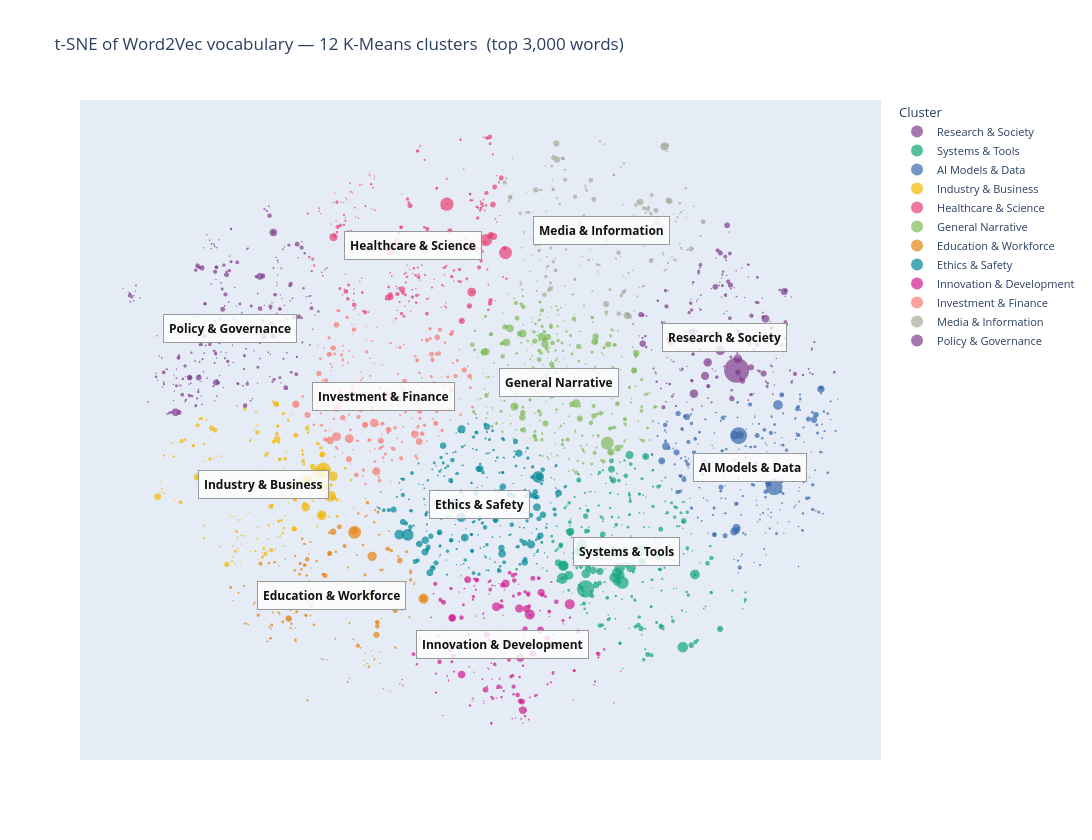

Write notebook code for a chart like this one.
### Markdown cell above
## 3.4 Interactive Plot

Each point is one vocabulary word.
**Size** scales with token frequency — larger dots are the most common terms in the corpus.
**Colour** represents the K-Means cluster.
Hover any point to see the word and its raw frequency count.

### Code cell
# --- Build top-words lookup per cluster ---
cluster_top_words = {}
cluster_word_sets = {}
for cid in sorted(np.unique(labels)):
    idx_sorted = sorted(np.where(labels == cid)[0], key=lambda i: freqs[i], reverse=True)
    cluster_top_words[cid] = [words_sorted[i] for i in idx_sorted[:3]]
    cluster_word_sets[cid]  = set(words_sorted[i] for i in np.where(labels == cid)[0])

# --- Auto-assign theme names via anchor-word matching ---
# Each cluster gets the theme whose anchors overlap most with its vocabulary.
# Each theme is assigned at most once (greedy best-match).
assigned_themes = {}
used_themes     = set()
scores = {
    cid: {
        # Normalize by anchor count so small clusters aren't penalised vs. large ones
        theme: len(cluster_word_sets[cid] & set(anchors)) / len(anchors)
        for theme, anchors in THEME_ANCHORS.items()
    }
    for cid in sorted(np.unique(labels))
}
all_pairs = sorted(
    [(cid, theme) for cid in scores for theme in scores[cid]],
    key=lambda p: scores[p[0]][p[1]], reverse=True
)
for cid, theme in all_pairs:
    if cid not in assigned_themes and theme not in used_themes:
        assigned_themes[cid] = theme
        used_themes.add(theme)
for cid in sorted(np.unique(labels)):
    if cid not in assigned_themes:
        assigned_themes[cid] = ' / '.join(cluster_top_words[cid])

print("Auto-assigned cluster names:")
for cid, name in sorted(assigned_themes.items()):
    print(f"  Cluster {cid}: {name}  (top words: {', '.join(cluster_top_words[cid])})")

def _cluster_label(cid):
    return assigned_themes[cid]

# Centroid coordinates in t-SNE space
centroids = {
    cid: (coords[labels == cid, 0].mean(), coords[labels == cid, 1].mean())
    for cid in sorted(np.unique(labels))
}

df_viz = pd.DataFrame({
    'x'      : coords[:, 0],
    'y'      : coords[:, 1],
    'word'   : words_sorted,
    'cluster': [_cluster_label(l) for l in labels],
    'freq'   : freqs,
})

fig = px.scatter(
    df_viz,
    x='x', y='y',
    color='cluster',
    hover_name='word',
    hover_data={'freq': ':,', 'cluster': True, 'x': False, 'y': False},
    size='freq',
    size_max=25,
    opacity=0.70,
    title=f't-SNE of Word2Vec vocabulary — {N_CLUSTERS} K-Means clusters  (top {TOP_N:,} words)',
    width=1200,
    height=840,
    color_discrete_sequence=px.colors.qualitative.Bold,
)
fig.update_traces(marker=dict(line=dict(width=0)))

# Centroid label boxes — cluster name
for cid, (cx, cy) in centroids.items():
    fig.add_annotation(
        x=cx, y=cy,
        text=f'<b>{_cluster_label(cid)}</b>',
        showarrow=False,
        font=dict(size=12, color='#111'),
        bgcolor='rgba(255,255,255,0.82)',
        bordercolor='#999',
        borderwidth=1,
        borderpad=5,
    )

fig.update_layout(
    legend_title_text='Cluster',
    legend=dict(font=dict(size=11)),
    xaxis=dict(showticklabels=False, title='', showgrid=False, zeroline=False),
    yaxis=dict(showticklabels=False, title='', showgrid=False, zeroline=False),
)
fig.show()

### Figure 1 — Plotly figure (JSON) as saved in the notebook; plotly's stock layout.template omitted (floating-point values rounded to 4 significant figures; data arrays with more than 128 entries replaced by an {"elided": "..."} marker saying what was removed)
{"data": [{"customdata": {"elided": "208x2 mixed values"}, "hovertemplate": "<b>%{hovertext}</b><br><br>cluster=%{customdata[1]}<br>freq=%{customdata[0]:,}<extra></extra>", "hovertext": {"elided": "208 str values"}, "legendgroup": "Research & Society", "marker": {"color": "rgb(127, 60, 141)", "line": {"width": 0}, "opacity": 0.7, "size": {"elided": "208 int values"}, "sizemode": "area", "sizeref": 262.2, "symbol": "circle"}, "mode": "markers", "name": "Research & Society", "showlegend": true, "type": "scattergl", "x": {"elided": "208 float values"}, "xaxis": "x", "y": {"elided": "208 float values"}, "yaxis": "y"}, {"customdata": {"elided": "296x2 mixed values"}, "hovertemplate": "<b>%{hovertext}</b><br><br>cluster=%{customdata[1]}<br>freq=%{customdata[0]:,}<extra></extra>", "hovertext": {"elided": "296 str values"}, "legendgroup": "Systems & Tools", "marker": {"color": "rgb(17, 165, 121)", "line": {"width": 0}, "opacity": 0.7, "size": {"elided": "296 int values"}, "sizemode": "area", "sizeref": 262.2, "symbol": "circle"}, "mode": "markers", "name": "Systems & Tools", "showlegend": true, "type": "scattergl", "x": {"elided": "296 float values"}, "xaxis": "x", "y": {"elided": "296 float values"}, "yaxis": "y"}, {"customdata": {"elided": "272x2 mixed values"}, "hovertemplate": "<b>%{hovertext}</b><br><br>cluster=%{customdata[1]}<br>freq=%{customdata[0]:,}<extra></extra>", "hovertext": {"elided": "272 str values"}, "legendgroup": "AI Models & Data", "marker": {"color": "rgb(57, 105, 172)", "line": {"width": 0}, "opacity": 0.7, "size": {"elided": "272 int values"}, "sizemode": "area", "sizeref": 262.2, "symbol": "circle"}, "mode": "markers", "name": "AI Models & Data", "showlegend": true, "type": "scattergl", "x": {"elided": "272 float values"}, "xaxis": "x", "y": {"elided": "272 float values"}, "yaxis": "y"}, {"customdata": {"elided": "192x2 mixed values"}, "hovertemplate": "<b>%{hovertext}</b><br><br>cluster=%{customdata[1]}<br>freq=%{customdata[0]:,}<extra></extra>", "hovertext": {"elided": "192 str values"}, "legendgroup": "Industry & Business", "marker": {"color": "rgb(242, 183, 1)", "line": {"width": 0}, "opacity": 0.7, "size": {"elided": "192 int values"}, "sizemode": "area", "sizeref": 262.2, "symbol": "circle"}, "mode": "markers", "name": "Industry & Business", "showlegend": true, "type": "scattergl", "x": {"elided": "192 float values"}, "xaxis": "x", "y": {"elided": "192 float values"}, "yaxis": "y"}, {"customdata": {"elided": "257x2 mixed values"}, "hovertemplate": "<b>%{hovertext}</b><br><br>cluster=%{customdata[1]}<br>freq=%{customdata[0]:,}<extra></extra>", "hovertext": {"elided": "257 str values"}, "legendgroup": "Healthcare & Science", "marker": {"color": "rgb(231, 63, 116)", "line": {"width": 0}, "opacity": 0.7, "size": {"elided": "257 int values"}, "sizemode": "area", "sizeref": 262.2, "symbol": "circle"}, "mode": "markers", "name": "Healthcare & Science", "showlegend": true, "type": "scattergl", "x": {"elided": "257 float values"}, "xaxis": "x", "y": {"elided": "257 float values"}, "yaxis": "y"}, {"customdata": {"elided": "351x2 mixed values"}, "hovertemplate": "<b>%{hovertext}</b><br><br>cluster=%{customdata[1]}<br>freq=%{customdata[0]:,}<extra></extra>", "hovertext": {"elided": "351 str values"}, "legendgroup": "General Narrative", "marker": {"color": "rgb(128, 186, 90)", "line": {"width": 0}, "opacity": 0.7, "size": {"elided": "351 int values"}, "sizemode": "area", "sizeref": 262.2, "symbol": "circle"}, "mode": "markers", "name": "General Narrative", "showlegend": true, "type": "scattergl", "x": {"elided": "351 float values"}, "xaxis": "x", "y": {"elided": "351 float values"}, "yaxis": "y"}, {"customdata": {"elided": "180x2 mixed values"}, "hovertemplate": "<b>%{hovertext}</b><br><br>cluster=%{customdata[1]}<br>freq=%{customdata[0]:,}<extra></extra>", "hovertext": {"elided": "180 str values"}, "legendgroup": "Education & Workforce", "marker": {"color": "rgb(230, 131, 16)", "line": {"width": 0}, "opacity": 0.7, "size": {"elided": "180 int values"}, "sizemode": "area", "sizeref": 262.2, "symbol": "circle"}, "mode": "markers", "name": "Education & Workforce", "showlegend": true, "type": "scattergl", "x": {"elided": "180 float values"}, "xaxis": "x", "y": {"elided": "180 float values"}, "yaxis": "y"}, {"customdata": {"elided": "299x2 mixed values"}, "hovertemplate": "<b>%{hovertext}</b><br><br>cluster=%{customdata[1]}<br>freq=%{customdata[0]:,}<extra></extra>", "hovertext": {"elided": "299 str values"}, "legendgroup": "Ethics & Safety", "marker": {"color": "rgb(0, 134, 149)", "line": {"width": 0}, "opacity": 0.7, "size": {"elided": "299 int values"}, "sizemode": "area", "sizeref": 262.2, "symbol": "circle"}, "mode": "markers", "name": "Ethics & Safety", "showlegend": true, "type": "scattergl", "x": {"elided": "299 float values"}, "xaxis": "x", "y": {"elided": "299 float values"}, "yaxis": "y"}, {"customdata": {"elided": "200x2 mixed values"}, "hovertemplate": "<b>%{hovertext}</b><br><br>cluster=%{customdata[1]}<br>freq=%{customdata[0]:,}<extra></extra>", "hovertext": {"elided": "200 str values"}, "legendgroup": "Innovation & Development", "marker": {"color": "rgb(207, 28, 144)", "line": {"width": 0}, "opacity": 0.7, "size": {"elided": "200 int values"}, "sizemode": "area", "sizeref": 262.2, "symbol": "circle"}, "mode": "markers", "name": "Innovation & Development", "showlegend": true, "type": "scattergl", "x": {"elided": "200 float values"}, "xaxis": "x", "y": {"elided": "200 float values"}, "yaxis": "y"}, {"customdata": {"elided": "262x2 mixed values"}, "hovertemplate": "<b>%{hovertext}</b><br><br>cluster=%{customdata[1]}<br>freq=%{customdata[0]:,}<extra></extra>", "hovertext": {"elided": "262 str values"}, "legendgroup": "Investment & Finance", "marker": {"color": "rgb(249, 123, 114)", "line": {"width": 0}, "opacity": 0.7, "size": {"elided": "262 int values"}, "sizemode": "area", "sizeref": 262.2, "symbol": "circle"}, "mode": "markers", "name": "Investment & Finance", "showlegend": true, "type": "scattergl", "x": {"elided": "262 float values"}, "xaxis": "x", "y": {"elided": "262 float values"}, "yaxis": "y"}, {"customdata": {"elided": "211x2 mixed values"}, "hovertemplate": "<b>%{hovertext}</b><br><br>cluster=%{customdata[1]}<br>freq=%{customdata[0]:,}<extra></extra>", "hovertext": {"elided": "211 str values"}, "legendgroup": "Media & Information", "marker": {"color": "rgb(165, 170, 153)", "line": {"width": 0}, "opacity": 0.7, "size": {"elided": "211 int values"}, "sizemode": "area", "sizeref": 262.2, "symbol": "circle"}, "mode": "markers", "name": "Media & Information", "showlegend": true, "type": "scattergl", "x": {"elided": "211 float values"}, "xaxis": "x", "y": {"elided": "211 float values"}, "yaxis": "y"}, {"customdata": {"elided": "272x2 mixed values"}, "hovertemplate": "<b>%{hovertext}</b><br><br>cluster=%{customdata[1]}<br>freq=%{customdata[0]:,}<extra></extra>", "hovertext": {"elided": "272 str values"}, "legendgroup": "Policy & Governance", "marker": {"color": "rgb(127, 60, 141)", "line": {"width": 0}, "opacity": 0.7, "size": {"elided": "272 int values"}, "sizemode": "area", "sizeref": 262.2, "symbol": "circle"}, "mode": "markers", "name": "Policy & Governance", "showlegend": true, "type": "scattergl", "x": {"elided": "272 float values"}, "xaxis": "x", "y": {"elided": "272 float values"}, "yaxis": "y"}], "layout": {"annotations": [{"bgcolor": "rgba(255,255,255,0.82)", "bordercolor": "#999", "borderpad": 5, "borderwidth": 1, "font": {"color": "#111", "size": 12}, "showarrow": false, "text": "<b>Ethics & Safety</b>", "x": -2.934, "y": -14.86}, {"bgcolor": "rgba(255,255,255,0.82)", "bordercolor": "#999", "borderpad": 5, "borderwidth": 1, "font": {"color": "#111", "size": 12}, "showarrow": false, "text": "<b>Policy & Governance</b>", "x": -47.46, "y": 17.73}, {"bgcolor": "rgba(255,255,255,0.82)", "bordercolor": "#999", "borderpad": 5, "borderwidth": 1, "font": {"color": "#111", "size": 12}, "showarrow": false, "text": "<b>General Narrative</b>", "x": 11.22, "y": 7.714}, {"bgcolor": "rgba(255,255,255,0.82)", "bordercolor": "#999", "borderpad": 5, "borderwidth": 1, "font": {"color": "#111", "size": 12}, "showarrow": false, "text": "<b>Innovation & Development</b>", "x": 1.176, "y": -40.93}, {"bgcolor": "rgba(255,255,255,0.82)", "bordercolor": "#999", "borderpad": 5, "borderwidth": 1, "font": {"color": "#111", "size": 12}, "showarrow": false, "text": "<b>Investment & Finance</b>", "x": -20.18, "y": 5.203}, {"bgcolor": "rgba(255,255,255,0.82)", "bordercolor": "#999", "borderpad": 5, "borderwidth": 1, "font": {"color": "#111", "size": 12}, "showarrow": false, "text": "<b>Industry & Business</b>", "x": -41.55, "y": -11.12}, {"bgcolor": "rgba(255,255,255,0.82)", "bordercolor": "#999", "borderpad": 5, "borderwidth": 1, "font": {"color": "#111", "size": 12}, "showarrow": false, "text": "<b>AI Models & Data</b>", "x": 45.23, "y": -8.091}, {"bgcolor": "rgba(255,255,255,0.82)", "bordercolor": "#999", "borderpad": 5, "borderwidth": 1, "font": {"color": "#111", "size": 12}, "showarrow": false, "text": "<b>Systems & Tools</b>", "x": 23.32, "y": -23.73}, {"bgcolor": "rgba(255,255,255,0.82)", "bordercolor": "#999", "borderpad": 5, "borderwidth": 1, "font": {"color": "#111", "size": 12}, "showarrow": false, "text": "<b>Research & Society</b>", "x": 40.8, "y": 16.15}, {"bgcolor": "rgba(255,255,255,0.82)", "bordercolor": "#999", "borderpad": 5, "borderwidth": 1, "font": {"color": "#111", "size": 12}, "showarrow": false, "text": "<b>Media & Information</b>", "x": 18.74, "y": 35.92}, {"bgcolor": "rgba(255,255,255,0.82)", "bordercolor": "#999", "borderpad": 5, "borderwidth": 1, "font": {"color": "#111", "size": 12}, "showarrow": false, "text": "<b>Education & Workforce</b>", "x": -29.39, "y": -31.88}, {"bgcolor": "rgba(255,255,255,0.82)", "bordercolor": "#999", "borderpad": 5, "borderwidth": 1, "font": {"color": "#111", "size": 12}, "showarrow": false, "text": "<b>Healthcare & Science</b>", "x": -14.78, "y": 33.24}], "height": 840, "legend": {"font": {"size": 11}, "itemsizing": "constant", "title": {"text": "Cluster"}, "tracegroupgap": 0}, "title": {"text": "t-SNE of Word2Vec vocabulary — 12 K-Means clusters  (top 3,000 words)"}, "width": 1200, "xaxis": {"anchor": "y", "domain": [0, 1], "showgrid": false, "showticklabels": false, "title": {"text": ""}, "zeroline": false}, "yaxis": {"anchor": "x", "domain": [0, 1], "showgrid": false, "showticklabels": false, "title": {"text": ""}, "zeroline": false}}}
